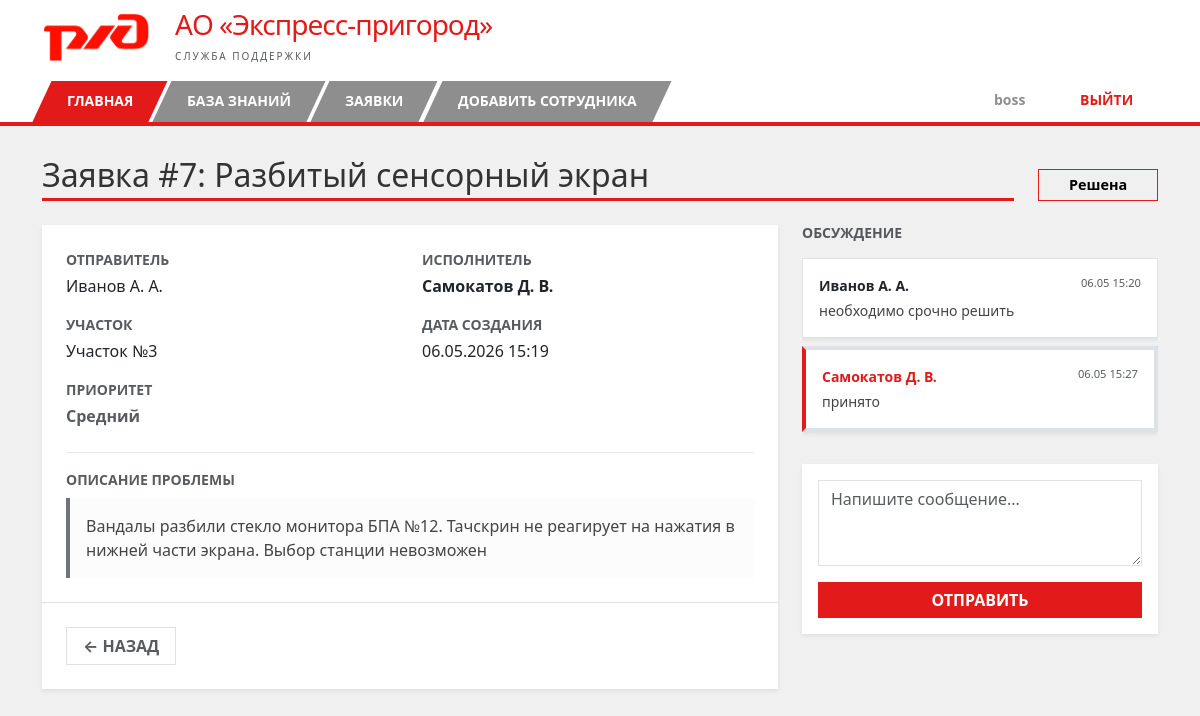
The page /tickets/7 (signed in) on the database its author committed.
### app/models.py (models this page shows, shortened)
class User(UserMixin, db.Model):
    id = db.Column(db.Integer, primary_key=True)
    username = db.Column(db.String(64), index=True, unique=True, nullable=False)
    email = db.Column(db.String(120), unique=True, nullable=False)  # Новое поле
    phone = db.Column(db.String(20), nullable=False)                # Новое поле
    password_hash = db.Column(db.String(128))
    role = db.Column(db.String(20), default='employee') # employee, support, superadmin
    department = db.Column(db.String(50)) # IT, 1C, HR (только для support)
    tickets_created = db.relationship('Ticket', foreign_keys='Ticket.creator_id', backref='creator', lazy='dynamic')
    tickets_assigned = db.relationship('Ticket', foreign_keys='Ticket.assignee_id', backref='assignee', lazy='dynamic')

class Ticket(db.Model):
    id = db.Column(db.Integer, primary_key=True)
    title = db.Column(db.String(100), nullable=False)
    description = db.Column(db.Text, nullable=False)
    category = db.Column(db.String(50), nullable=False)
    priority = db.Column(db.String(20), default='Средний')
    status = db.Column(db.String(20), default='Новая')
    reopen_count = db.Column(db.Integer, default=0)
    created_at = db.Column(db.DateTime, index=True, default=datetime.utcnow)
    creator_id = db.Column(db.Integer, db.ForeignKey('user.id'), nullable=False)
    assignee_id = db.Column(db.Integer, db.ForeignKey('user.id'), nullable=True)
    comments = db.relationship('Comment', backref='ticket', lazy='dynamic', cascade='all, delete')
    closed_at = db.Column(db.DateTime, nullable=True)

class Comment(db.Model):
    id = db.Column(db.Integer, primary_key=True)
    text = db.Column(db.Text, nullable=False)
    created_at = db.Column(db.DateTime, default=datetime.utcnow)
    author_id = db.Column(db.Integer, db.ForeignKey('user.id'), nullable=False)
    ticket_id = db.Column(db.Integer, db.ForeignKey('ticket.id'), nullable=False)
    author = db.relationship('User', backref='comments')

### app/routes/tickets.py (the view, shortened to what this page needs)
@tickets_bp.route('/<int:id>', methods=['GET', 'POST'])
@login_required
def detail(id):
    ticket = Ticket.query.get_or_404(id)
    form = CommentForm()
    comments = ticket.comments.order_by(Comment.created_at.asc()).all()
    return render_template('tickets/detail.html', ticket=ticket, form=form, comments=comments)

### app/forms.py
class CommentForm(FlaskForm):
    text = TextAreaField('Написать комментарий...', validators=[DataRequired()])
    submit = SubmitField('Отправить')

### app/models.py (called while the page is built)
@login_manager.user_loader
def load_user(id):
    return User.query.get(int(id))

### app/templates/tickets/detail.html (shortened to what this page needs)
{% extends "base.html" %}
{% block content %}
<div class="mb-4 d-flex justify-content-between align-items-end">
    <div style="flex-grow: 1;">
        <h2 class="fw-light mb-1" style="color: #333;">Заявка #{{ ticket.id }}: {{ ticket.title }}</h2>
        <div style="width: 100%; height: 3px; background-color: #e21a1a;"></div>
    </div>
    <div class="ms-4">
        <span class="rounded-0 fw-bold py-1 px-3"
            style="display: inline-block; min-width: 120px; text-align: center; font-size: 0.9rem;
                    border: 1px solid #e21a1a; color: #000000;">
            {{ ticket.status }}
        </span>
    </div>
</div>
<div class="row">
    <div class="col-md-8">
        <div class="card shadow-sm border-0 rounded-0 mb-4">
            <div class="card-body p-4">
                <div class="row mb-4">
                    <div class="col-md-6">
                        <small class="text-uppercase text-muted fw-bold d-block mb-1">Отправитель</small>
                        <p class="mb-3">{{ ticket.creator.username }}</p>
                        <small class="text-uppercase text-muted fw-bold d-block mb-1">Участок</small>
                        <p class="mb-3">{{ ticket.category }}</p>
                        <small class="text-uppercase text-muted fw-bold d-block mb-1">Приоритет</small>
                        <p class="mb-0">
                            <span class="fw-bold {% if ticket.priority in ['Высокий', 'Критический'] %}text-danger{% else %}text-muted{% endif %}">
                                {{ ticket.priority }}
                            </span>
                        </p>
                    </div>
                    <div class="col-md-6">
                        <small class="text-uppercase text-muted fw-bold d-block mb-1">Исполнитель</small>
                        <p class="mb-3">
                            {% if ticket.assignee %}
                                <span class="text-dark fw-bold">{{ ticket.assignee.username }}</span>
                            {% else %}
                                <span class="text-muted italic">Не назначен</span>
                            {% endif %}
                        </p>
                        <small class="text-uppercase text-muted fw-bold d-block mb-1">Дата создания</small>
                        <p class="mb-0">{{ ticket.created_at.strftime('%d.%m.%Y %H:%M') }}</p>
                    </div>
                </div>
                <hr style="opacity: 0.1;">
                <small class="text-uppercase text-muted fw-bold d-block mb-2">Описание проблемы</small>
                <div class="p-3 bg-light border-start border-4 border-secondary" style="white-space: pre-wrap; color: #444; background-color: #fcfcfc !important;">{{ ticket.description }}</div>
            </div>
            <div class="card-footer bg-white border-top p-4 d-flex gap-2">
                <a href="{{ url_for('tickets.list_tickets') }}" class="btn rounded-0 border fw-bold small text-muted text-uppercase px-3">← Назад</a>
            </div>
        </div>
    </div>
    <div class="col-md-4">
        <h5 class="text-uppercase small fw-bold text-muted mb-3">Обсуждение</h5>
        <div class="mb-4" style="max-height: 500px; overflow-y: auto;">
            {% if not comments %}
                <p class="text-muted small italic">Комментариев пока нет.</p>
            {% else %}
                {% for comment in comments %}
                <div class="p-3 mb-2 rounded-0 shadow-sm bg-white border
                    {% if comment.author.role in ['support', 'superadmin'] %}border-start border-4{% endif %}"
                    {% if comment.author.role in ['support', 'superadmin'] %}style="border-left-color: #e21a1a !important;"{% endif %}>
                    <div class="d-flex justify-content-between mb-1">
                        <small class="fw-bold"
                               style="{% if comment.author.role in ['support', 'superadmin'] %}color: #e21a1a;{% endif %}">
                            {{ comment.author.username }}
                        </small>
                        <small class="text-muted" style="font-size: 0.7rem;">{{ comment.created_at.strftime('%d.%m %H:%M') }}</small>
                    </div>
                    <p class="mb-0 small" style="white-space: pre-wrap; color: #444;">{{ comment.text }}</p>
                </div>
                {% endfor %}
            {% endif %}
        </div>
        {% if ticket.status != 'Закрыта' %}
        <div class="card border-0 rounded-0 shadow-sm">
            <div class="card-body p-3">
                <form method="POST">
                    <div class="mb-3">
                        {{ form.text(class="form-control rounded-0", rows=3, placeholder="Напишите сообщение...") }}
                    </div>
                    <button type="submit" class="btn w-100 fw-bold text-white rounded-0" style="background-color: #e21a1a; border: none;">ОТПРАВИТЬ</button>
                </form>
            </div>
        </div>
        {% else %}
        <div class="alert alert-secondary rounded-0 small text-center">Заявка закрыта</div>
        {% endif %}
    </div>
</div>
{% endblock %}

### app/templates/base.html (shortened to what this page needs)
<!DOCTYPE html>
<html lang="ru">
<head>
    <link href="https://cdn.jsdelivr.net/npm/bootstrap@5.3.0/dist/css/bootstrap.min.css" rel="stylesheet">
    <link rel="stylesheet" href="{{ url_for('static', filename='css/style.css') }}">
</head>
<body>
    <header class="bg-white py-2">
        <div class="container d-flex align-items-center">
            <a href="{{ url_for('main.index') }}">
                <img src="{{ url_for('static', filename='img/pid.png') }}" alt="РЖД" height="50">
            </a>
            <div class="ms-4">
                <h1 class="h3 mb-0" style="color: #e21a1a; font-weight: normal; letter-spacing: -1px;">
                    АО «Экспресс-пригород»
                </h1>
                <small class="text-muted text-uppercase" style="font-size: 10px; letter-spacing: 2px;">
                    Служба поддержки
                </small>
            </div>
        </div>
    </header>
    <nav class="rzd-nav-container">
        <div class="container">
            <div class="nav-wrapper">
                <ul class="nav">
                    {% if current_user.is_authenticated %}
                        <li class="nav-item active-red">
                            <a class="nav-link" href="{{ url_for('main.dashboard') }}">ГЛАВНАЯ</a>
                        </li>
                        <li class="nav-item">
                            <a class="nav-link" href="{{ url_for('knowledge.list_articles') }}">БАЗА ЗНАНИЙ</a>
                        </li>
                        <li class="nav-item">
                            <a class="nav-link" href="{{ url_for('tickets.list_tickets') }}">ЗАЯВКИ</a>
                        </li>
                        {% if current_user.role == 'superadmin' %}
                            <li class="nav-item">
                                <a class="nav-link" href="{{ url_for('auth.create_user') }}">ДОБАВИТЬ СОТРУДНИКА</a>
                            </li>
                        {% endif %}
                    {% endif %}
                </ul>
                {% if current_user.is_authenticated %}
                <ul class="nav">
                    <li class="nav-item user-item">
                        <span class="nav-link-custom">
                            {{ current_user.username }}
                        </span>
                    </li>
                    <li class="nav-item logout-item">
                        <a class="nav-link-custom" href="{{ url_for('auth.logout') }}">ВЫЙТИ</a>
                    </li>
                </ul>
                {% endif %}
            </div>
        </div>
    </nav>
    <div class="container mt-4">
        {% block content %}{% endblock %}
    </div>
</body>
</html>

### app/static/css/style.css (style rules this page uses)
body { background-color: #f0f0f0; margin: 0; }
.rzd-nav-container { background-color: white; border-bottom: 4px solid #e21a1a; margin-bottom: 30px; }
.rzd-nav-container .nav { display: flex !important; padding: 0 !important; margin: 0 !important; list-style: none; gap: 4px; align-items: flex-end; }
.rzd-nav-container .nav-item { background-color: #8e8e8e; margin: 0 !important; padding: 0 !important; transform: skewX(-25deg); transition: 0.2s; border: none; }
.rzd-nav-container .nav-item .nav-link { display: block; padding: 12px 25px; color: white !important; text-decoration: none; font-weight: bold; font-size: 14px; transform: skewX(25deg); white-space: nowrap; line-height: 1.2; }
.rzd-nav-container .nav-item.active-red, .rzd-nav-container .nav-item:first-child { background-color: #e21a1a; }

### app/templates/base.html (style rules this page uses)
.nav-wrapper { display: flex; justify-content: space-between; align-items: flex-end; width: 100%; min-height: 48px; }
.user-item, .logout-item { background-color: #ffffff !important; transform: skewX(-25deg); border: 1px solid #ddd; border-bottom: none; transition: 0.2s; }
.user-item { margin-left: 20px; }
.logout-item { margin-left: 5px; }
.user-item .nav-link-custom { color: #8e8e8e !important; }
.logout-item .nav-link-custom { color: #e21a1a !important; }
.nav-link-custom { display: block; padding: 12px 25px; text-decoration: none; font-weight: bold; font-size: 14px; transform: skewX(25deg); background-color: transparent !important; white-space: nowrap; }

### rows shown on the page
User: username "boss"
Ticket: id "7", title "Разбитый сенсорный экран", status "Решена", category "Участок №3", priority "Средний", created_at "06.05.2026 15:19", description "Вандалы разбили стекло монитора БПА №12. Тачскрин не реагирует на нажатия в нижней части экрана. Выбор станции невозможен"
User: creator.username "Иванов А. А."
User: assignee.username "Самокатов Д. В."
Comment: author.username "Иванов А. А.", created_at "06.05 15:20", text "необходимо срочно решить"
Comment: author.username "Самокатов Д. В.", created_at "06.05 15:27", text "принято"
